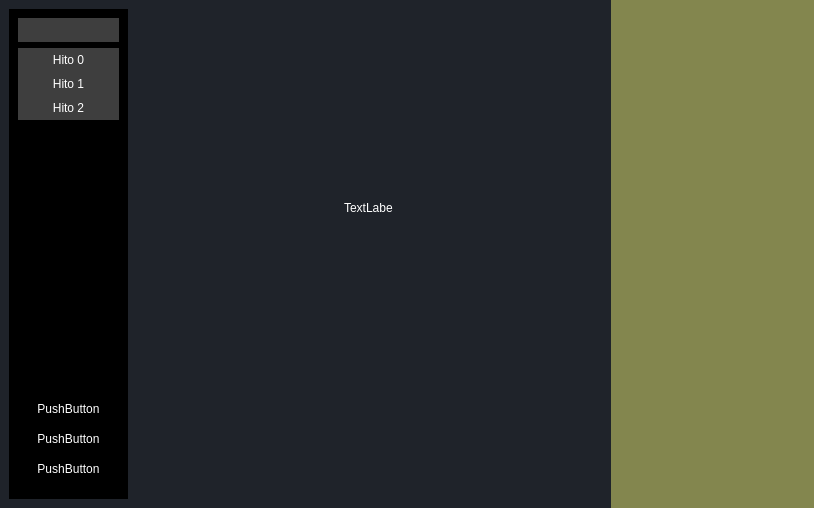
<?xml version="1.0" encoding="UTF-8"?>
<ui version="4.0">
 <class>MainWindow</class>
 <widget class="QMainWindow" name="MainWindow">
  <property name="geometry">
   <rect>
    <x>0</x>
    <y>0</y>
    <width>814</width>
    <height>508</height>
   </rect>
  </property>
  <property name="windowTitle">
   <string>MainWindow</string>
  </property>
  <property name="styleSheet">
   <string notr="true">*{
border:none;
background-color:transparent;
background:none;
padding:0;
margin:0;
color:#fff;
}

#centralwidget{
background-color:#1f232a;
}

#leftMenuSuncontainer{
background-color:#16191d
}

QPushButton{
padding:5px 10px
}



</string>
  </property>
  <widget class="QWidget" name="centralwidget">
   <layout class="QHBoxLayout" name="horizontalLayout">
    <property name="spacing">
     <number>0</number>
    </property>
    <property name="leftMargin">
     <number>0</number>
    </property>
    <property name="topMargin">
     <number>0</number>
    </property>
    <property name="rightMargin">
     <number>0</number>
    </property>
    <property name="bottomMargin">
     <number>0</number>
    </property>
    <item alignment="Qt::AlignLeft">
     <widget class="QWidget" name="leftMenuContainer" native="true">
      <layout class="QVBoxLayout" name="verticalLayout">
       <item>
        <widget class="QWidget" name="leftMenuSubcontainer" native="true">
         <property name="styleSheet">
          <string notr="true">background-color:rgb(0, 0, 0)</string>
         </property>
         <layout class="QVBoxLayout" name="verticalLayout_2">
          <item alignment="Qt::AlignTop">
           <widget class="QFrame" name="frame">
            <property name="styleSheet">
             <string notr="true">background-color:rgb(62, 62, 62)</string>
            </property>
            <property name="frameShape">
             <enum>QFrame::StyledPanel</enum>
            </property>
            <property name="frameShadow">
             <enum>QFrame::Raised</enum>
            </property>
            <layout class="QVBoxLayout" name="verticalLayout_4">
             <property name="spacing">
              <number>0</number>
             </property>
             <property name="leftMargin">
              <number>0</number>
             </property>
             <property name="topMargin">
              <number>0</number>
             </property>
             <property name="rightMargin">
              <number>0</number>
             </property>
             <property name="bottomMargin">
              <number>0</number>
             </property>
             <item>
              <widget class="QPushButton" name="pushButton">
               <property name="styleSheet">
                <string notr="true">color: white</string>
               </property>
               <property name="text">
                <string/>
               </property>
               <property name="icon">
                <iconset resource="images/icons/icons.qrc">
                 <normaloff>:/main/cil-menu.png</normaloff>:/main/cil-menu.png</iconset>
               </property>
               <property name="iconSize">
                <size>
                 <width>24</width>
                 <height>24</height>
                </size>
               </property>
              </widget>
             </item>
            </layout>
           </widget>
          </item>
          <item alignment="Qt::AlignTop">
           <widget class="QFrame" name="frame_2">
            <property name="sizePolicy">
             <sizepolicy hsizetype="Preferred" vsizetype="Preferred">
              <horstretch>0</horstretch>
              <verstretch>0</verstretch>
             </sizepolicy>
            </property>
            <property name="styleSheet">
             <string notr="true">background-color:rgb(62, 62, 62)</string>
            </property>
            <property name="frameShape">
             <enum>QFrame::StyledPanel</enum>
            </property>
            <property name="frameShadow">
             <enum>QFrame::Raised</enum>
            </property>
            <layout class="QVBoxLayout" name="verticalLayout_3">
             <property name="spacing">
              <number>0</number>
             </property>
             <property name="leftMargin">
              <number>0</number>
             </property>
             <property name="topMargin">
              <number>0</number>
             </property>
             <property name="rightMargin">
              <number>0</number>
             </property>
             <property name="bottomMargin">
              <number>0</number>
             </property>
             <item>
              <widget class="QPushButton" name="Hito0">
               <property name="styleSheet">
                <string notr="true">color: white</string>
               </property>
               <property name="text">
                <string>Hito 0</string>
               </property>
               <property name="icon">
                <iconset resource="images/icons/icons.qrc">
                 <normaloff>:/main/cil-home.png</normaloff>:/main/cil-home.png</iconset>
               </property>
              </widget>
             </item>
             <item>
              <widget class="QPushButton" name="Hito1">
               <property name="styleSheet">
                <string notr="true">color: white</string>
               </property>
               <property name="text">
                <string>Hito 1</string>
               </property>
               <property name="icon">
                <iconset resource="images/icons/icons.qrc">
                 <normaloff>:/main/cil-mood-good.png</normaloff>:/main/cil-mood-good.png</iconset>
               </property>
              </widget>
             </item>
             <item>
              <widget class="QPushButton" name="Hito2">
               <property name="styleSheet">
                <string notr="true">color: white</string>
               </property>
               <property name="text">
                <string>Hito 2</string>
               </property>
               <property name="icon">
                <iconset resource="images/icons/icons.qrc">
                 <normaloff>:/main/cil-3d.png</normaloff>:/main/cil-3d.png</iconset>
               </property>
              </widget>
             </item>
            </layout>
           </widget>
          </item>
          <item>
           <spacer name="verticalSpacer">
            <property name="orientation">
             <enum>Qt::Vertical</enum>
            </property>
            <property name="sizeHint" stdset="0">
             <size>
              <width>20</width>
              <height>40</height>
             </size>
            </property>
           </spacer>
          </item>
          <item alignment="Qt::AlignBottom">
           <widget class="QFrame" name="frame_3">
            <property name="styleSheet">
             <string notr="true">background-color:rgb(62, 62, 62);

QPushButton{
color: white;
}</string>
            </property>
            <property name="frameShape">
             <enum>QFrame::StyledPanel</enum>
            </property>
            <property name="frameShadow">
             <enum>QFrame::Raised</enum>
            </property>
            <layout class="QVBoxLayout" name="verticalLayout_5">
             <item>
              <widget class="QPushButton" name="pushButton_3">
               <property name="styleSheet">
                <string notr="true">color: white</string>
               </property>
               <property name="text">
                <string>PushButton</string>
               </property>
              </widget>
             </item>
             <item>
              <widget class="QPushButton" name="pushButton_6">
               <property name="styleSheet">
                <string notr="true">color: white;</string>
               </property>
               <property name="text">
                <string>PushButton</string>
               </property>
              </widget>
             </item>
             <item>
              <widget class="QPushButton" name="pushButton_7">
               <property name="styleSheet">
                <string notr="true">color: white;</string>
               </property>
               <property name="text">
                <string>PushButton</string>
               </property>
              </widget>
             </item>
            </layout>
           </widget>
          </item>
         </layout>
        </widget>
       </item>
      </layout>
     </widget>
    </item>
    <item>
     <widget class="QFrame" name="frame_4">
      <property name="frameShape">
       <enum>QFrame::StyledPanel</enum>
      </property>
      <property name="frameShadow">
       <enum>QFrame::Raised</enum>
      </property>
      <widget class="QFrame" name="frame_5">
       <property name="geometry">
        <rect>
         <x>90</x>
         <y>180</y>
         <width>120</width>
         <height>80</height>
        </rect>
       </property>
       <property name="frameShape">
        <enum>QFrame::StyledPanel</enum>
       </property>
       <property name="frameShadow">
        <enum>QFrame::Raised</enum>
       </property>
       <widget class="QLabel" name="label">
        <property name="geometry">
         <rect>
          <x>50</x>
          <y>20</y>
          <width>49</width>
          <height>16</height>
         </rect>
        </property>
        <property name="text">
         <string>TextLabel</string>
        </property>
       </widget>
      </widget>
     </widget>
    </item>
    <item>
     <widget class="QWidget" name="centerMenuContainer" native="true"/>
    </item>
    <item>
     <widget class="QWidget" name="mainBodyContainer" native="true">
      <property name="sizePolicy">
       <sizepolicy hsizetype="Minimum" vsizetype="Preferred">
        <horstretch>0</horstretch>
        <verstretch>0</verstretch>
       </sizepolicy>
      </property>
      <property name="styleSheet">
       <string notr="true">background-color:rgb(131, 134, 78)</string>
      </property>
     </widget>
    </item>
   </layout>
  </widget>
 </widget>
 <resources>
  <include location="images/icons/icons.qrc"/>
 </resources>
 <connections/>
</ui>
